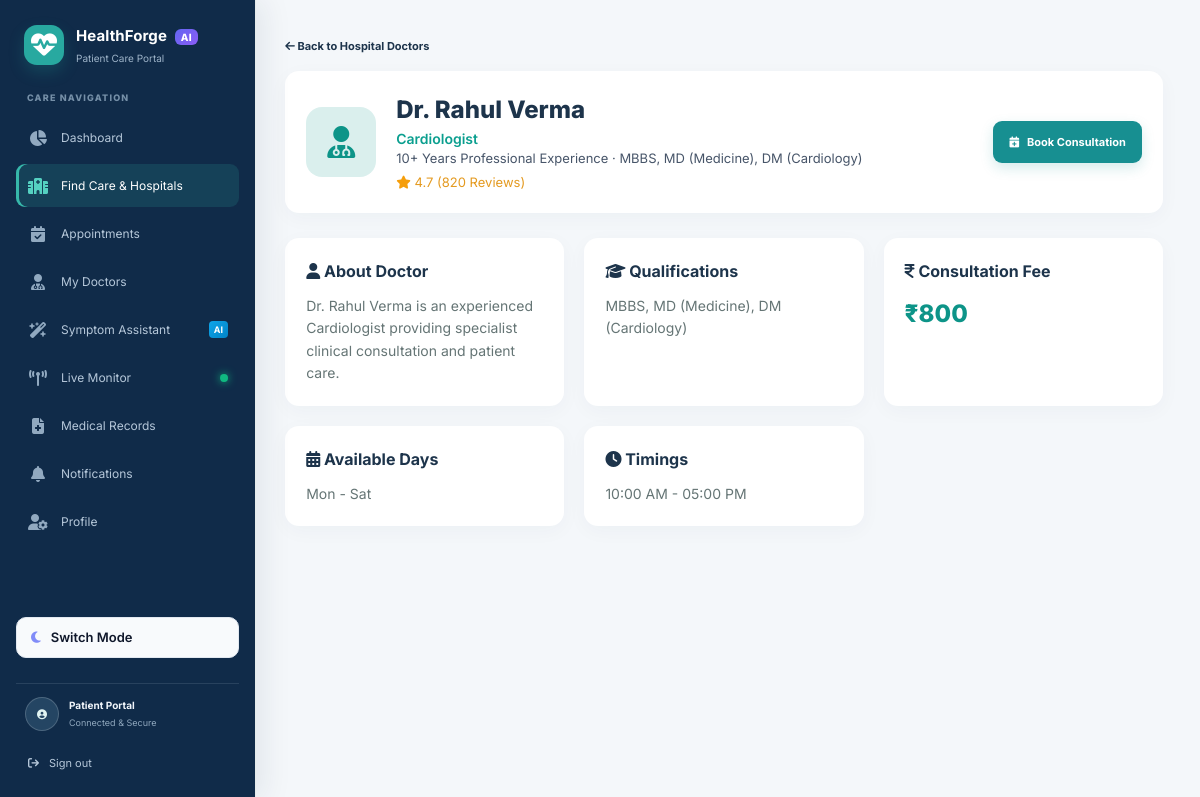
Page /doctor/1 (signed in) on the committed database.
### app/models/doctor.py (models this page shows)
class Doctor(db.Model):
    __tablename__ = "doctors"
    doctor_id = db.Column(db.Integer, primary_key=True)
    hospital_id = db.Column(
        db.Integer,
        db.ForeignKey("hospitals.hospital_id"),
        nullable=False,
        index=True,
    )
    name = db.Column(db.String(100), nullable=False)
    specialization = db.Column(db.String(100), nullable=True, default="General")
    status = db.Column(
        db.String(20),
        nullable=False,
        default="AVAILABLE",
        info={"validators": ["AVAILABLE", "BUSY", "OFFLINE", "ON_LEAVE"]},
    )
    experience = db.Column(db.Integer, nullable=True, default=0)
    qualification = db.Column(db.String(200), nullable=True)
    consultation_fee = db.Column(db.Integer, nullable=True)
    available_days = db.Column(db.String(100), nullable=True)
    timings = db.Column(db.String(100), nullable=True)
    rating = db.Column(db.Float, nullable=True, default=0.0)
    review_count = db.Column(db.Integer, nullable=False, default=0)
    __table_args__ = (
        db.CheckConstraint(
            "status IN ('AVAILABLE', 'BUSY', 'OFFLINE', 'ON_LEAVE')",
            name="doctor_status_valid",
        ),
    )
    hospital = db.relationship(
        "Hospital",
        back_populates="doctors",
    )
    appointments = db.relationship(
        "Appointment",
        back_populates="doctor",
    )
    availability = db.relationship(
        "DoctorAvailability",
        back_populates="doctor",
        cascade="all, delete-orphan",
    )
    queue_events = db.relationship(
        "QueueEvent",
        back_populates="doctor",
    )
    queue_entries = db.relationship(
        "QueueEntry",
        back_populates="doctor",
        cascade="all, delete-orphan",
    )
    medical_records = db.relationship(
        "MedicalRecord",
        back_populates="doctor",
    )
    ml_predictions = db.relationship(
        "MLPrediction",
        back_populates="doctor",
    )

### app/routes/hospitals.py (the view)
@hospitals_bp.route(
    "/doctor/<int:doctor_id>"
)
def doctor_profile(doctor_id):
    if not patient_required():
        return redirect(
            url_for("auth.login")
        )
    doctor = db.session.get(
        Doctor,
        doctor_id
    )
    if doctor is None:
        return "Doctor not found", 404
    return render_template(
        "doctor_profile.html",
        doctor=doctor,
    )

### app/routes/hospitals.py (called while the page is built)
def patient_required():
    return "patient_id" in session or session.get("role") in {"doctor", "receptionist"}

### templates/doctor_profile.html (shortened to what this page needs)
{% extends "base.html" %}
{% block content %}
<a href="{{ url_for('hospitals.doctor_list', hospital_id=doctor.hospital_id) }}" class="patient-text-link">
    <i class="fa-solid fa-arrow-left"></i> Back to Hospital Doctors
</a>
<div class="doctor-profile" style="margin-top: 16px;">
    <div class="patient-panel doctor-profile-header" style="display: flex; justify-content: space-between; align-items: center; flex-wrap: wrap; gap: 20px;">
        <div style="display: flex; gap: 20px; align-items: center;">
            <div style="width: 70px; height: 70px; border-radius: 16px; background: rgba(13, 148, 136, 0.15); color: var(--accent-teal); display: flex; align-items: center; justify-content: center; font-size: 32px;">
                <i class="fa-solid fa-user-doctor"></i>
            </div>
            <div>
                <h1 style="font-size: 24px; font-weight: 800;">{{ doctor.name }}</h1>
                <p class="doctor-specialization" style="color: var(--accent-teal); font-weight: 600;">{{ doctor.specialization }}</p>
                <p style="font-size: 13px; color: var(--text-secondary);">{{ doctor.experience }}+ Years Professional Experience · {{ doctor.qualification }}</p>
                <p class="doctor-rating" style="font-size: 13px; margin-top: 4px;"><i class="fa-solid fa-star" style="color: #f59e0b;"></i> {{ doctor.rating }} ({{ doctor.review_count }} Reviews)</p>
            </div>
        </div>
        <div>
            <a href="{{ url_for('appointments.book_appointment', doctor_id=doctor.doctor_id) }}" class="patient-primary-button">
                <i class="fa-solid fa-calendar-plus"></i> Book Consultation
            </a>
        </div>
    </div>
    <div class="doctor-details-grid" style="display: grid; grid-template-columns: repeat(auto-fit, minmax(260px, 1fr)); gap: 20px; margin-top: 20px;">
        <div class="patient-panel doctor-details-card">
            <h2><i class="fa-solid fa-user"></i> About Doctor</h2>
            <p>{{ doctor.name }} is an experienced {{ doctor.specialization }} providing specialist clinical consultation and patient care.</p>
        </div>
        <div class="patient-panel doctor-details-card">
            <h2><i class="fa-solid fa-graduation-cap"></i> Qualifications</h2>
            <p>{{ doctor.qualification }}</p>
        </div>
        <div class="patient-panel doctor-details-card">
            <h2><i class="fa-solid fa-indian-rupee-sign"></i> Consultation Fee</h2>
            <p class="fee" style="font-size: 24px; font-weight: 800; color: var(--accent-teal);">₹{{ doctor.consultation_fee }}</p>
        </div>
        <div class="patient-panel doctor-details-card">
            <h2><i class="fa-solid fa-calendar-days"></i> Available Days</h2>
            <p>{{ doctor.available_days }}</p>
        </div>
        <div class="patient-panel doctor-details-card">
            <h2><i class="fa-solid fa-clock"></i> Timings</h2>
            <p>{{ doctor.timings }}</p>
        </div>
    </div>
</div>
{% endblock %}

### rows in the picture
Doctor: name "Dr. Rahul Verma", specialization "Cardiologist", experience "10", qualification "MBBS, MD (Medicine), DM (Cardiology)", rating "4.7", review_count "820", consultation_fee "800", available_days "Mon - Sat", timings "10:00 AM - 05:00 PM"
